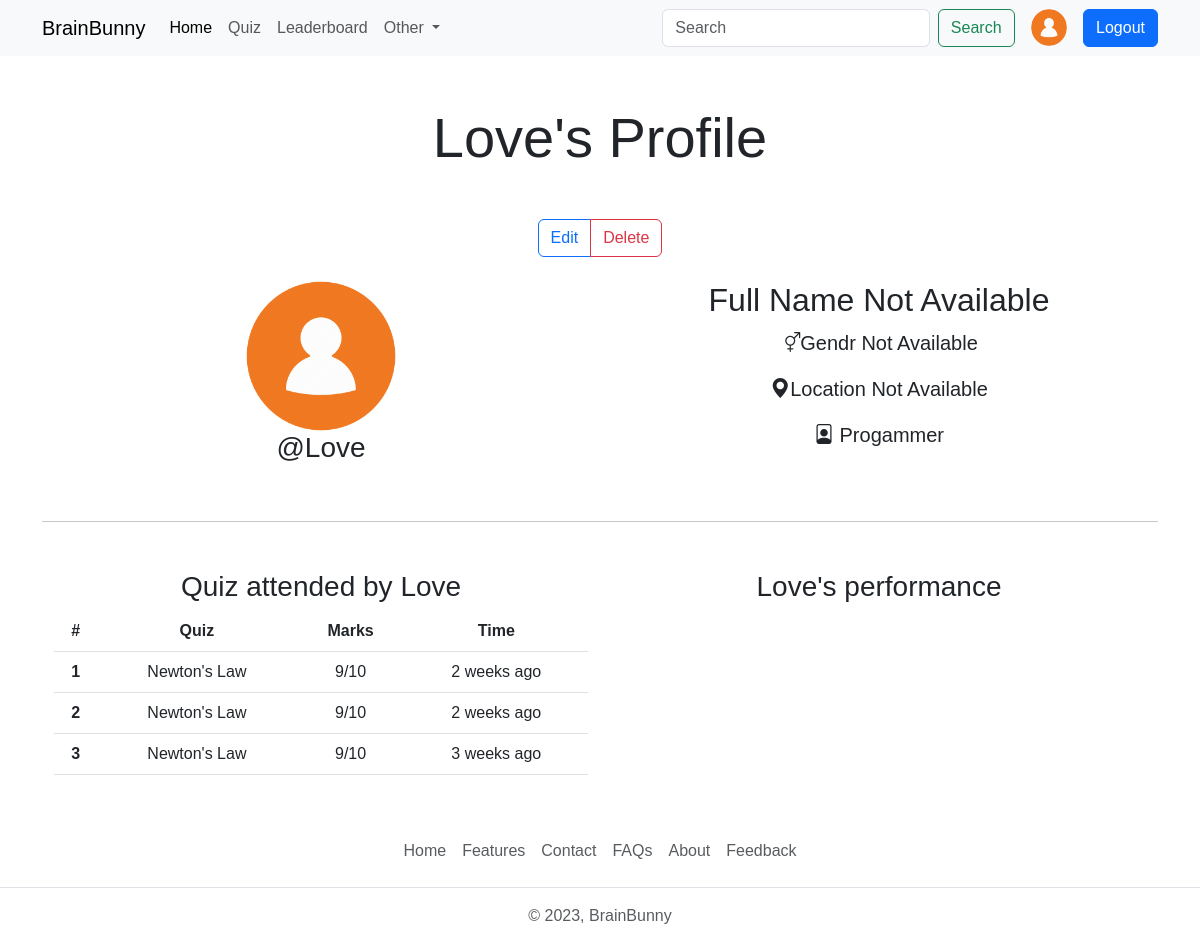
Before: /user/profile/Love (signed in) with the older database file.
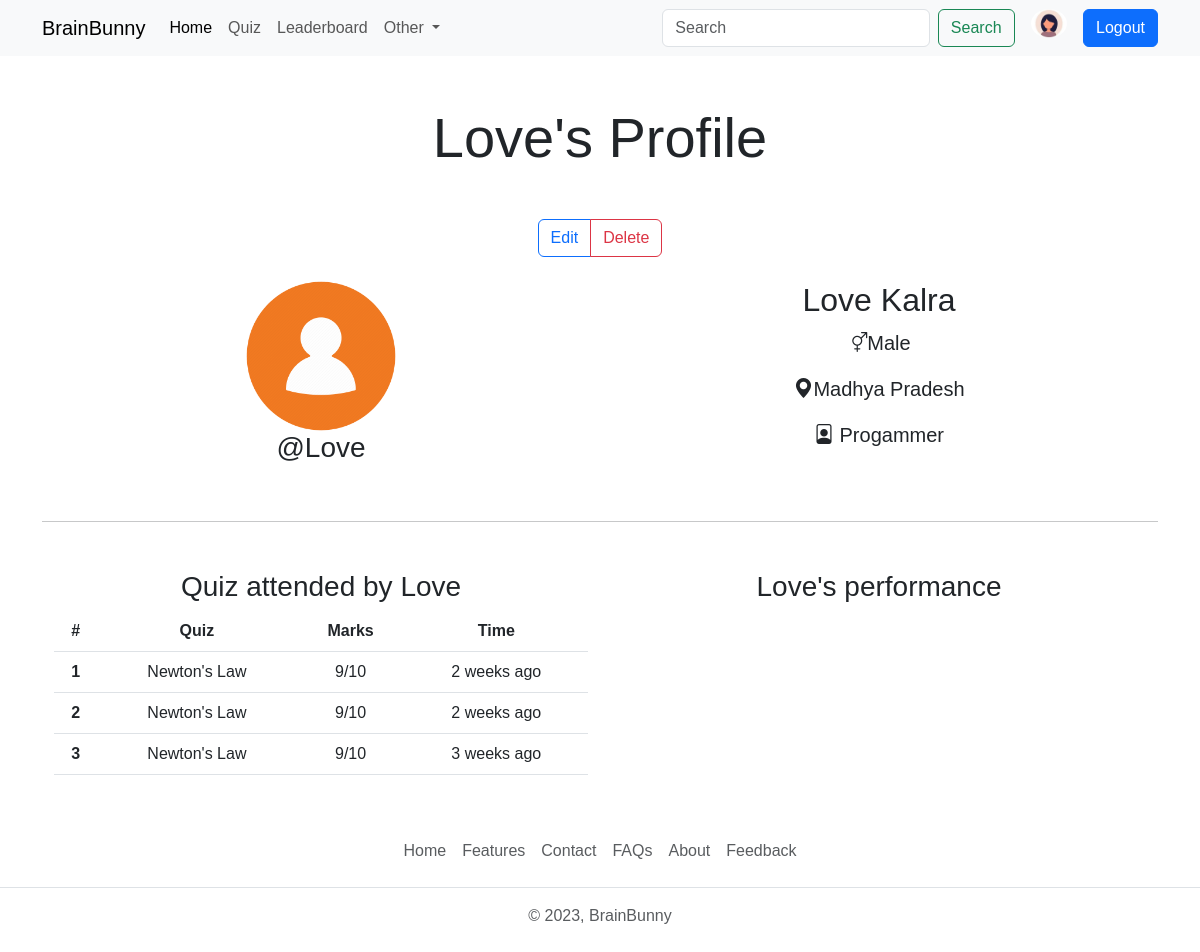
After: the same page with the newer database file.
### account/models.py (models this page shows, shortened)
class Profile(models.Model):
    user=models.OneToOneField(User,on_delete=models.CASCADE,null=True,verbose_name='User Object') #verbose name
    email_address=models.CharField(max_length=55,unique=True,null=True,verbose_name='Email')
    bio = models.TextField(blank=True,null=True)
    profile_img=models.ImageField(upload_to='profile_images',default='user.png',blank=True,null=True,verbose_name='Profile Pic')
    location=models.CharField(max_length=100,blank=True,null=True)
    GENDER=(
        ('Male','Male'),
        ('Female','Female'),
        ('Other','Other'),
    )
    gender=models.CharField(max_length=6,choices=GENDER,blank=True,null=True)

### account/views.py (the view)
# urls.py: path('profile/<str:username>',views.profile,name='profile'),
@login_required(login_url='login')
def profile(request,username):
    user_object2=User.objects.get(username=username);
    user_profile2=Profile.objects.get(user=user_object2)
    user_object = User.objects.get(username=request.user)
    user_profile =Profile.objects.get(user=user_object)
    context={"user_profile":user_profile2,"user_profile2": user_profile}
    return render(request,"profile.html",context)

### templates/profile.html (shortened to what this page needs)
{% extends "index.html" %}
{% load static %}
{% block content %}
    <h1 class="display-4 text-center my-5">{{user_profile.user.username}}'s Profile</h1>
    <div class="container text-center">
        <div class="btn-group" role="group" aria-label="Basic mixed styles example">
            <a href="./profile-edit.html" type="button" class="btn btn-outline-primary">Edit</a>
            <a href="./confirm.html" type="button" class="btn btn-outline-danger">Delete</a>
        </div>
        <div class="container text-center my-4">
            <div class="row row-cols-sm-1 row-cols-md-2">
                <div class="col-12">
                    <img src="{{user_profile.profile_img.url}}" class="rounded-circle" alt="user-profile" width="150" height="150">
                    <h2 class="fs-3">@{{user_profile.user.username}}</h2>
                </div>
                <div class="col-12">
                    <h2>{{user_profile.user.first_name | default:"Full Name Not Available"}} {{user_profile.user.last_name}} </h2>
                    <p class="fs-5"><i class="bi bi-gender-ambiguous"></i>{{user_profile.gender|default:"Gendr Not Available"}}</p>
                    <p class="fs-5"><i class="bi bi-geo-alt-fill"></i>{{user_profile.location | default:"Location Not Available"}}</p>
                    <p class="fs-5"><i class="bi bi-file-person"></i> {{user_profile.bio | default:"Bio Not Available"}}</p>
                </div>
            </div>
        </div>
        <hr class="my-5">
        <div class="container">
            <div class="row row-cols-sm-1 row-cols-md-1 row-cols-lg-2">
                <div class="col-12">
                    <h3>Quiz attended by {{user_profile.user.username}}</h3>
                    <table class="table">
                        <thead>
                            <tr>
                                <th scope="col">#</th>
                                <th scope="col">Quiz</th>
                                <th scope="col">Marks</th>
                                <th scope="col">Time</th>
                            </tr>
                        </thead>
                        <tbody>
                            <tr>
                                <th scope="row">1</th>
                                <td>Newton's Law</td>
                                <td>9/10</td>
                                <td>2 weeks ago</td>
                            </tr>
                            <tr>
                                <th scope="row">2</th>
                                <td>Newton's Law</td>
                                <td>9/10</td>
                                <td>2 weeks ago</td>
                            </tr>
                            <tr>
                                <th scope="row">3</th>
                                <td>Newton's Law</td>
                                <td>9/10</td>
                                <td>3 weeks ago</td>
                            </tr>
                        </tbody>
                    </table>
                </div>
                <div class="col-12">
                    <h3>{{user_profile.user.username }}'s performance</h3>
                </div>
            </div>
        </div>
    </div>
{% endblock content %}

### templates/index.html (shortened to what this page needs)
{% load static %}
<!DOCTYPE html>
<html lang="en">
<head>
    <link href="https://cdn.jsdelivr.net/npm/bootstrap@5.3.0-alpha3/dist/css/bootstrap.min.css" rel="stylesheet"
>
    <link rel="stylesheet" href="https://cdnjs.cloudflare.com/ajax/libs/bootstrap-icons/1.11.3/font/bootstrap-icons.min.css" />
    <link rel="stylesheet" href="{% static "css/style.css" %}">
</head>
<body>
    {% include "components/navbar.html" %}
    {% block content %}{% endblock content %}
    {% include "components/footer.html" %}
</body>
</html>

### templates/components/navbar.html (shortened to what this page needs)
<nav class="navbar navbar-expand-lg bg-body-tertiary d-none d-lg-block">
    <div class="container">
        <a class="navbar-brand" href="{% url "home" %}">BrainBunny</a>
        <div class="collapse navbar-collapse" id="navbarSupportedContent">
            <ul class="navbar-nav me-auto mb-2 mb-lg-0">
                <li class="nav-item">
                    <a class="nav-link active" aria-current="page" href="{% url "home" %}">Home</a>
                </li>
                <li class="nav-item">
                    <a class="nav-link" href="./all-quiz.html">Quiz</a>
                </li>
                <li class="nav-item">
                    <a class="nav-link" href="./leaderboard.html">Leaderboard</a>
                </li>
                <li class="nav-item dropdown">
                    <a class="nav-link dropdown-toggle" href="#" role="button" data-bs-toggle="dropdown"
                        aria-expanded="false">
                        Other
                    </a>
                </li>
            </ul>
            <form class="d-flex" role="search">
                <input class="form-control me-2" type="search" placeholder="Search" aria-label="Search">
                <button class="btn btn-outline-success" type="submit">Search</button>
                {% if request.user.is_authenticated %}
                    <a href="{% url "profile" request.user.username %}" data-bs-toggle="tooltip" data-bs-placement="bottom" data-bs-title=@{{request.user.username}} class="mx-2">
                        <img src="{{user_profile2.profile_img.url}}" alt="profile" width="55" height="55" class="img-fluid rounded-circle mx-2">
                    </a>
                    <a href="{% url "logout" %}" class="btn btn-primary ms-3">Logout</a>
                {% else %}
                    <a href="{% url "login" %}" class="btn btn-primary ms-2">Login</a>
                {% endif %}
            </form>
        </div>
    </div>
</nav>

### templates/components/footer.html
<footer class="py-3 my-4">
    <ul class="nav justify-content-center border-bottom pb-3 mb-3">
        <li class="nav-item"><a href="{% url "home" %}" class="nav-link px-2 text-body-secondary">Home</a></li>
        <li class="nav-item"><a href="#" class="nav-link px-2 text-body-secondary">Features</a></li>
        <li class="nav-item"><a href="#" class="nav-link px-2 text-body-secondary">Contact</a></li>
        <li class="nav-item"><a href="#" class="nav-link px-2 text-body-secondary">FAQs</a></li>
        <li class="nav-item"><a href="#" class="nav-link px-2 text-body-secondary">About</a></li>
        <li class="nav-item"><a href="#" class="nav-link px-2 text-body-secondary">Feedback</a></li>
    </ul>
    <p class="text-center text-body-secondary">© 2023, BrainBunny</p>
</footer>

### static/css/style.css (style rules this page uses)
* { font-family: 'Trebuchet MS', 'Lucida Sans Unicode', 'Lucida Grande', 'Lucida Sans', Arial, sans-serif; }

Changed rows visible on the page:
changed Profile (number 1 of 2 on the later page): profile_img: picture added in place of a placeholder
changed Profile "Progammer": user.first_name "Full Name Not Available" → "Love"; user.last_name (not shown) → "Kalra"; gender "Gendr Not Available" → "Male"; location "Location Not Available" → "Madhya Pradesh"
